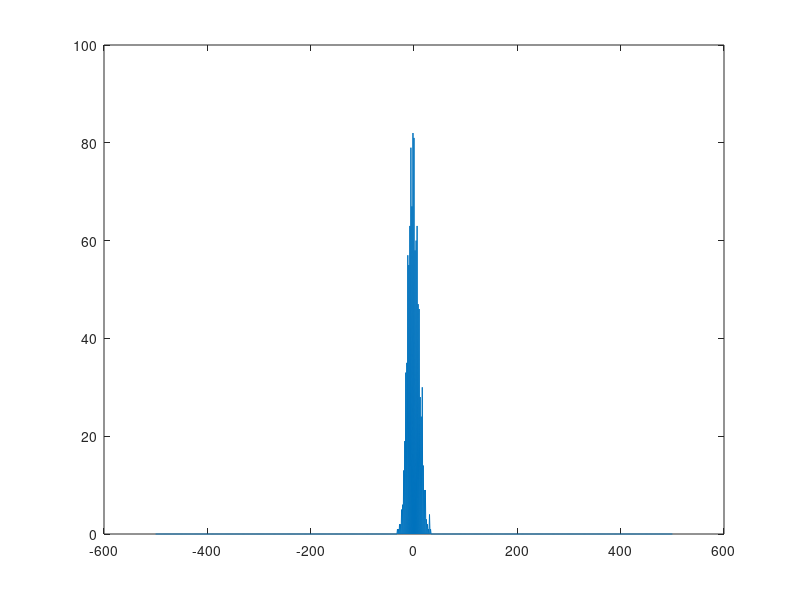

The MATLAB script that drew this image:
close all;
clear; clc;

N_walker = 1000;
maxStep = 100;
position = zeros(maxStep,1);
hist = zeros(1001,1);

for walker=1:N_walker
    for step=2:maxStep
        if (rand(1)>0.5), position(step) = position(step-1)+1;
        else, position(step) = position(step-1)-1;
        end
    end
    k(step) = position(step)+500;
    hist(k(step)) = hist(k(step))+1;
end

x = -500:500;
plot(x,hist);